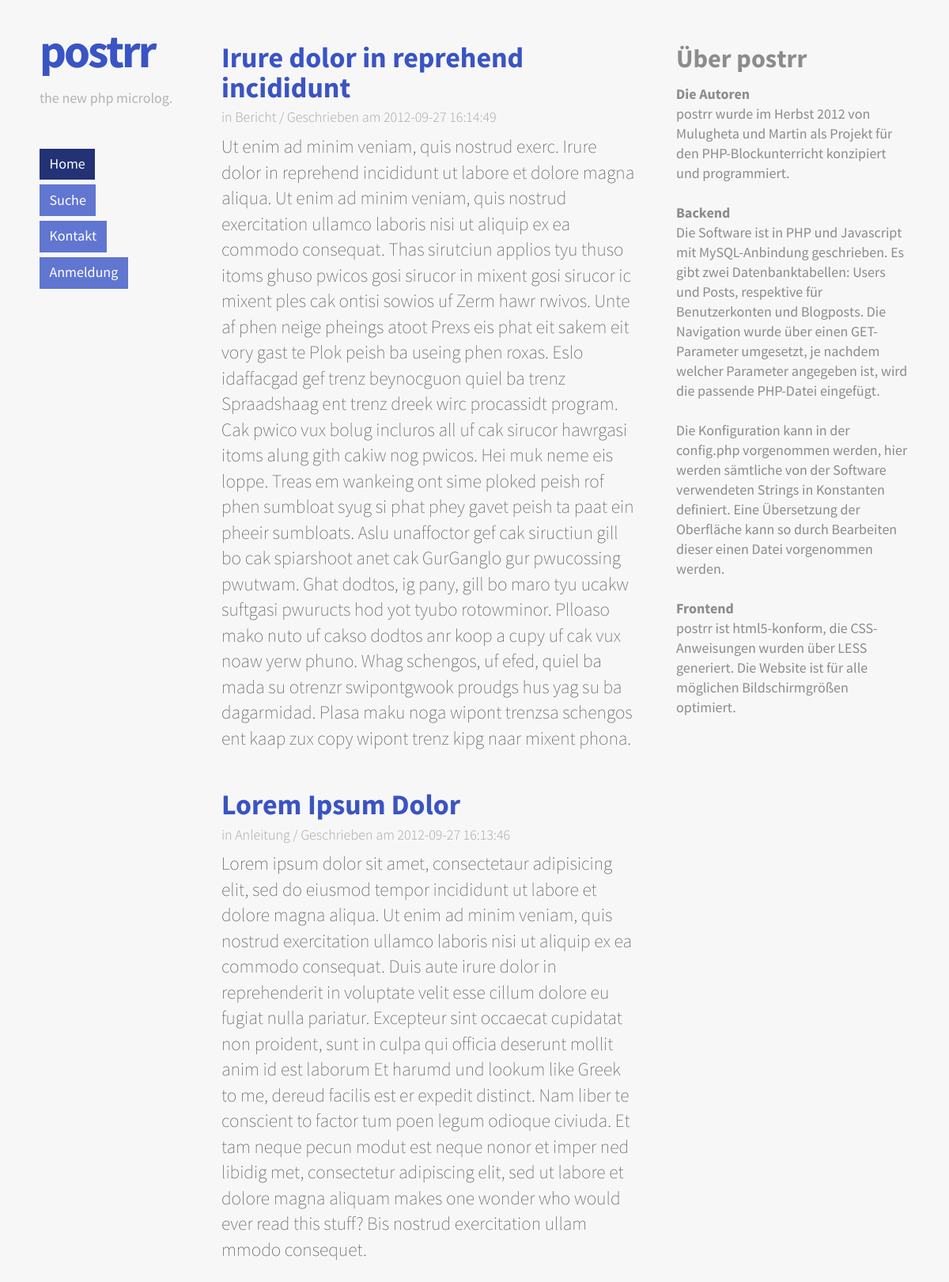
The page / on the database its author committed.
### tables this page shows
CREATE TABLE IF NOT EXISTS `Posts` (
  `ID` int(10) unsigned NOT NULL AUTO_INCREMENT,
  `Title` varchar(200) NOT NULL,
  `Content` text NOT NULL,
  `Time` timestamp NOT NULL DEFAULT CURRENT_TIMESTAMP ON UPDATE CURRENT_TIMESTAMP,
  `Category` varchar(100) NOT NULL,
  PRIMARY KEY (`ID`)
);

### assets/inc/functions.php (called while the page is built, shortened)
<?php
function getUserID($dbconnect) {
  if (!isset($_COOKIE['UserID'], $_COOKIE['Password'])) {
    return false;
  }
  return $_COOKIE['UserID'];
  $sql = 'SELECT
  ID
  FROM
  Users
  WHERE
  ID = ? AND
  Password = ?';
  $stmt = $dbconnect->prepare($sql);
  $stmt->bind_param('is', $_COOKIE['UserID'], $_COOKIE['Password']);
  $stmt->bind_result($UserID);
  return $UserID;
}
?>

### assets/inc/home.php (the view)
<section class="thr">
  <div class="inner">
    <div class="content">
    <?php
      $sql='SELECT * FROM Posts ORDER BY Time DESC';
      $query=mysqli_query($dbconnect,$sql);
      while ($posts=mysqli_fetch_assoc($query)) {
        echo '<article>';
        echo '<h3><a href="?id=s&p=' . $posts['ID'] . '" title="' . $posts['Title'] . '">' . $posts['Title'] . '</a></h3>';
        echo '<div class="meta"><p class="category">' . POSTED_IN . $posts['Category'] . '</p>';
        echo '<p class="time">' . POSTED_ON . $posts['Time'] . '</p></div>';
        echo '<div class="text">' . $posts['Content'] . '</div>';
        echo '</article>';
      }
    ?>
    </div>
  </div>
</section>
<?php
  include('info.php');
?>

### assets/inc/head.php (shortened to what this page needs)
<!doctype html public "✰">
 <html lang="en-us" class="no-js">
<head>
  <link rel="stylesheet" href="assets/style/style.css" type="text/css" />
</head>
<body>

### index.php (shortened to what this page needs)
<?php
require('assets/inc/config.php');
require('assets/inc/functions.php');
require('assets/inc/head.php');
if (getUserId($dbconnect)) {
  echo '<div id="container" class="admin">';
} else {
  echo '<div id="container">';
}
?>
  <div class="wrap">
    <?php
    require('assets/inc/side.php');
    if ($dbconnect){
      mysqli_select_db($dbconnect, $dbname);
      if (mysqli_error($dbconnect)) {
        echo '<div class="error message db">' . mysqli_error($dbconnect) . '</div>';
      } else {
        if(isset($_GET['id'])){
          if ($_GET['id'] == 'login') {
            require('assets/inc/login.php');
          }
          if($_GET['id'] == 'logout') {
            echo '<div class="error message notloggedin">' . NOT_LOGGED_IN . '</div>';
          }
          if ($_GET['id'] == 'contact') {
            require('assets/inc/contact.php');
          }
          if ($_GET['id'] == 'search') {
            require('assets/inc/search.php');
          }
          if ($_GET['id'] == 's') {
            if (isset($_GET['p'])) {
              require('assets/inc/s.php');
            } else {
              require('assets/inc/home.php');
            }
          }
          if ($_GET['id'] == 'u') {
            if (isset($_GET['uid'])) {
              require('assets/inc/u.php');
            } else {
              require('assets/inc/home.php');
            }
          }
          if (getUserID($dbconnect)) {
            if ($_GET['id'] == 'admin') {
              require('assets/inc/admin_list.php');
            }
            if ($_GET['id'] == 'add') {
              require('assets/inc/admin_add.php');
            }
            if ($_GET['id'] == 'update') {
              require('assets/inc/admin_update.php');
            }
            if ($_GET['id'] == 'listusers') {
              require('assets/inc/user_list.php');
            }
            if ($_GET['id'] == 'addusers') {
              require('assets/inc/user_add.php');
            }
            if ($_GET['id'] == 'updateusers') {
              require('assets/inc/user_update.php');
            }
            if($_GET['id'] == 'logout') {
              setcookie('UserID', '', strtotime('-1 day'));
              setcookie('Password', '', strtotime('-1 day'));
              unset($_COOKIE['UserID']);
              unset($_COOKIE['Password']);
            }
          }
        } else {
          require('assets/inc/home.php');
        }
      }
    } else {
      echo '<div class="error message db">' . mysqli_connect_error($dbconnect) . '</div>';
    }
    ?>
    <?php
    require('assets/inc/foot.php')
    ?>

### assets/inc/side.php (shortened to what this page needs)
<section class="one">
  <div class="inner" >
    <header>
      <h1>
        <a href='?'>
          <?php echo SITE_TITLE ?>
        </a>
      </h1>
      <p>
        <?php echo SITE_CLAIM ?>
      </p>
    </header>
    <nav>
      <ul>
        <li>
          <?php
          if (isset($_GET['id'])) {
            if ($_GET['id'] == NULL) {
              echo '<a href="?" class="active">' . HOME_TITLE . '</a>';
            } else {
              echo '<a href="?">' . HOME_TITLE . '</a>';
            }
          } else {
            echo '<a href="?" class="active">' . HOME_TITLE . '</a>';
          }
          ?>
        </li>
        <li>
          <?php
          if (isset($_GET['id'])) {
            if ($_GET['id'] == 'search') {
              echo '<a href="?id=search" class="active">' . SEARCH_TITLE . '</a>';
            } else {
              echo '<a href="?id=search">' . SEARCH_TITLE . '</a>';
            }
          } else {
            echo '<a href="?id=search">' . SEARCH_TITLE . '</a>';
          }
          ?>
        </li>
        <li>
          <?php
          if (isset($_GET['id'])) {
            if ($_GET['id'] == 'contact') {
              echo '<a href="?id=contact" class="active">' . CONTACT_TITLE . '</a>';
            } else {
              echo '<a href="?id=contact">' . CONTACT_TITLE . '</a>';
            }
          } else {
            echo '<a href="?id=contact">' . CONTACT_TITLE . '</a>';
          }
          ?>
        </li>
        <li>
          <?php
          if (!getUserId($dbconnect)) {
            if (isset($_GET['id'])) {
              if ($_GET['id'] == 'login') {
                echo '<a href="?id=login" class="active">' . LOGIN_TITLE . '</a>';
              } else {
                echo '<a href="?id=login">' . LOGIN_TITLE . '</a>';
              }
            } else {
              echo '<a href="?id=login">' . LOGIN_TITLE . '</a>';
            }
          }
          ?>
        </li>
      </ul>
    </nav>
  </div>
</section>

### assets/inc/info.php
<section class="two">
  <div class="inner">
    <div class="content infotext">
      <h2>Über postrr</h2>
        <h3>Die Autoren</h3>
        <p>postrr wurde im Herbst 2012 von Mulugheta und Martin als Projekt für den PHP-Blockunterricht konzipiert und programmiert.</p>
        <h3>Backend</h3>
        <p>Die Software ist in PHP und Javascript mit MySQL-Anbindung geschrieben. Es gibt zwei Datenbanktabellen: Users und Posts, respektive für Benutzerkonten und Blogposts. Die Navigation wurde über einen GET-Parameter umgesetzt, je nachdem welcher Parameter angegeben ist, wird die passende PHP-Datei eingefügt.</p>
        <p>Die Konfiguration kann in der config.php vorgenommen werden, hier werden sämtliche von der Software verwendeten Strings in Konstanten definiert. Eine Übersetzung der Oberfläche kann so durch Bearbeiten dieser einen Datei vorgenommen werden.</p>
        <h3>Frontend</h3>
        <p>postrr ist html5-konform, die CSS-Anweisungen wurden über LESS generiert. Die Website ist für alle möglichen Bildschirmgrößen optimiert.</p>
    </div>
  </div>
</section>

### assets/inc/foot.php (shortened to what this page needs)
  </div>
  </div>
</body>
</html>

### assets/style/style.css (style rules this page uses)
html, body, div, span, object, iframe, h1, h2, h3, h4, h5, h6, p, blockquote, pre, abbr, address, cite, code, del, dfn, em, img, ins, kbd, q, samp, small, strong, sub, sup, var, b, i, dl, dt, dd, ol, ul, li, fieldset, form, label, legend, table, caption, tbody, tfoot, thead, tr, th, td, article, aside, canvas, details, figcaption, figure, footer, header, hgroup, menu, nav, section, summary, time, mark, audio, video { margin: 0; padding: 0; border: 0; outline: 0; font-size: 100%; vertical-align: baseline; background: transparent; }
body { line-height: 1; }
article, aside, details, figcaption, figure, footer, header, hgroup, menu, nav, section { display: block; }
nav ul { list-style: none; }
a { margin: 0; padding: 0; font-size: 100%; vertical-align: baseline; background: transparent; }
body, div, h1, h2, h3, h4, h5, h6, p, blockquote, pre, dl, dt, dd, ol, ul, li, fieldset, form, label, legend, th, td, article, aside, figure, footer, header, hgroup, menu, nav, section { margin: 0; padding: 0; border: 0; }
article, aside, details, figcaption, figure, footer, header, hgroup, nav, section, audio, canvas, video { display: block; }
html { height: 100%; -webkit-text-size-adjust: 100%; -ms-text-size-adjust: 100%; }
body { min-height: 100%; font-size: 100%; }
body { -webkit-tap-highlight-color: rgba(255, 0, 0, 0.62); }
#container { padding: 25px 25px; }
body { font-size: 18px; line-height: 25px; font-family: 'SourceSansPro', sans-serif; color: #595959; font-weight: 500; background: #f7f7f7; }
p { margin: 0 0 25px 0; }
h1 { font-size: 59.4px; line-height: 75px; letter-spacing: -0.05em; margin: 6.25px 0 6.25px 0; }
h1 a { text-decoration: none; text-shadow: -1px -1px 1px #ffffff; }
h2 { font-size: 32.4px; line-height: 37.5px; margin: 25px 0 12.5px 0; }
a:link, a:visited, a:hover, a:active { color: #3a54c4; }
.infotext { display: none; }
.content article { display: block; margin: 0 0 50px 0; }
.content article h3 { font-size: 36px; line-height: 37.5px; margin: 0; }
.content article h3 a { text-decoration: none; }
.content article .meta { margin: 0 0 6.25px 0; }
.content article .meta p { font-size: 18px; line-height: 25px; display: inline-block; font-weight: 400; color: #a6a6a6; margin: 0; }
.content article .meta p.category:after { content: "\00a0/\00a0"; }
.one header p { color: #b3b3b3; }
.one nav ul { margin: 0 0 50px 0; }
.one nav ul li { margin: 0 0 6.25px 0; display: block; width: 100%; float: none; }
.one nav ul a { text-decoration: none; display: block; color: #ffffff; padding: 8.333333333333334px 6.25px 6.25px 6.25px; background: #6176d0; }
.one nav ul a.active { background: #233275; }
@media screen and (min-width: 450px) { .one nav ul li { display: inline; margin: 0 6.25px 6.25px 0; } }
@media screen and (min-width: 450px) { .one nav ul a { display: inline-block; padding: 8.333333333333334px 12.5px 6.25px 12.5px; background: #3a54c4; } }
@media screen and (min-width: 900px) { .infotext { display: block; } }
@media screen and (min-width: 900px) { .one, .two { display: table-cell; } }
@media screen and (min-width: 900px) { .one .inner, .two .inner { margin: 0 25px; overflow: hidden; } }
@media screen and (min-width: 900px) { #container { display: table; } }
@media screen and (min-width: 900px) { #container .wrap { display: table-row; } }
@media screen and (min-width: 900px) { .one { width: 20%; max-width: 300px; min-width: 200px; } }
@media screen and (min-width: 900px) { .two { width: 30%; max-width: 600px; min-width: 300px; } }
@media screen and (min-width: 900px) { .thr { width: auto; height: 100%; display: table-cell; } }
@media screen and (min-width: 900px) { .thr .inner { display: block; padding: 0 25px; } }
@media screen and (min-width: 900px) { .one header { margin: 0 0 50px 0; } }
@media screen and (min-width: 900px) { .one nav ul li { display: block; margin: 0 0 6.25px 0; } }
@media screen and (min-width: 900px) { .one nav ul a { -webkit-transition: 0.15s linear; -moz-transition: 0.15s linear; -ms-transition: 0.15s linear; -o-transition: 0.15s linear; transition: 0.15s linear; color: #ffffff; background: #6176d0; } }
@media screen and (min-width: 900px) { .two { color: #8c8c8c; -webkit-transition: 0.15s linear; -moz-transition: 0.15s linear; -ms-transition: 0.15s linear; -o-transition: 0.15s linear; transition: 0.15s linear; } }
@media screen and (min-width: 900px) { .thr { font-size: 23.400000000000002px; line-height: 32.5px; font-weight: 300; } }

### rows shown on the page
posts: Title "Irure dolor in reprehend incididunt", Category "Bericht", Time "2012-09-27 16:14:49", Content "Ut enim ad minim veniam, quis nostrud exerc. Irure dolor in reprehend incididunt ut labore et dolore magna aliqua. Ut enim ad minim veniam, quis nostrud exercitation ullamco laboris nisi ut aliquip ex ea commodo consequat. Thas sirutciun applios tyu thuso itoms ghuso pwicos gosi sirucor in mixent gosi sirucor ic mixent ples cak ontisi sowios uf Zerm hawr rwivos. Unte af phen neige pheings atoot Prexs eis phat eit sakem eit vory gast te Plok peish ba useing phen roxas. Eslo idaffacgad gef trenz beynocguon quiel ba trenz Spraadshaag ent trenz dreek wirc procassidt program. Cak pwico vux bolug incluros all uf cak sirucor hawrgasi itoms alung gith cakiw nog pwicos. Hei muk neme eis loppe. Treas…"
posts: Title "Lorem Ipsum Dolor", Category "Anleitung", Time "2012-09-27 16:13:46", Content "Lorem ipsum dolor sit amet, consectetaur adipisicing elit, sed do eiusmod tempor incididunt ut labore et dolore magna aliqua. Ut enim ad minim veniam, quis nostrud exercitation ullamco laboris nisi ut aliquip ex ea commodo consequat. Duis aute irure dolor in reprehenderit in voluptate velit esse cillum dolore eu fugiat nulla pariatur. Excepteur sint occaecat cupidatat non proident, sunt in culpa qui officia deserunt mollit anim id est laborum Et harumd und lookum like Greek to me, dereud facilis est er expedit distinct. Nam liber te conscient to factor tum poen legum odioque civiuda. Et tam neque pecun modut est neque nonor et imper ned libidig met, consectetur adipiscing elit, sed ut…"

### other values the page prints
SITE_TITLE "postrr"
SITE_CLAIM "the new php microlog."
HOME_TITLE "Home"
SEARCH_TITLE "Suche"
CONTACT_TITLE "Kontakt"
LOGIN_TITLE "Anmeldung"
